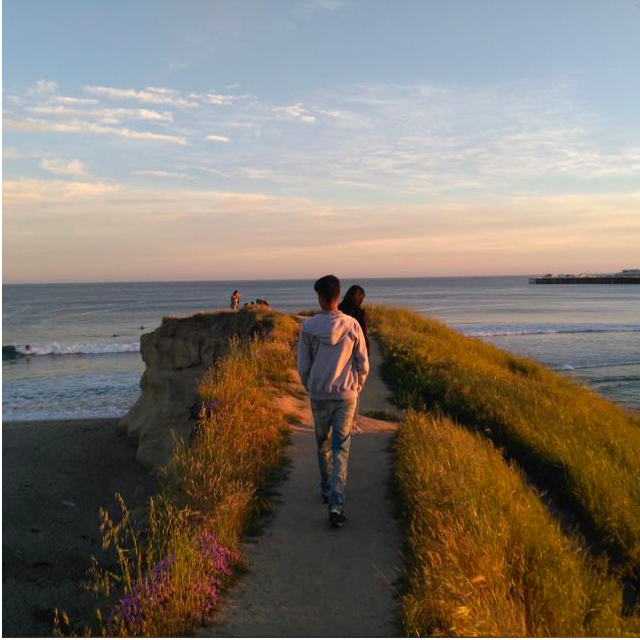
#> input picture pic.png, 640 x 640 px
$ python all_programs.py
#> lines starting #> are read from the running program, lines starting #| are printed output that depends on the picture
from PIL import Image
from math import log10
import numpy as np
import sys

im = Image.open("pic.png").convert("LA")
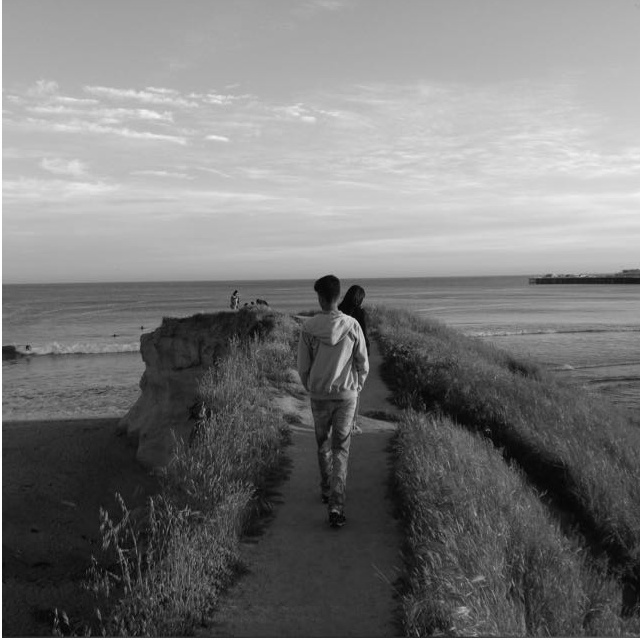
#> im: PIL image 640x640 LA; mean R, G, B, A 121, 121, 121, 255
pixelMap = im.load()

out1 = im.copy()
pixelMap1 = out1.load()

out2 = im.copy()
pixelMap2 = out2.load()

out3 = im.copy()
pixelMap3 = out3.load()

# im.show()
# print(pixelMap[200,200])


# Listing All The pixel Values of the Image
for i in range (im.size[0]):
    for j in range(im.size[1]):
        print("f(" + str(i) + "," + str(j)+") = " + str(pixelMap[i,j][0]))
#> this loop made 640 passes
#> (printed output is left out)


# SPACIAL IMAGE OPERATIONS - SINGLE PIXEL OPERATIONS

# 1. IMG NEGETIVE

for i in range (im.size[0]):
    for j in range(im.size[1]):
        pixelMap1[i,j] = (int(256-1-pixelMap[i,j][0]),pixelMap[i,j][1])
        # print(pixelMap[i,j])
out1.show("Image Negetive")
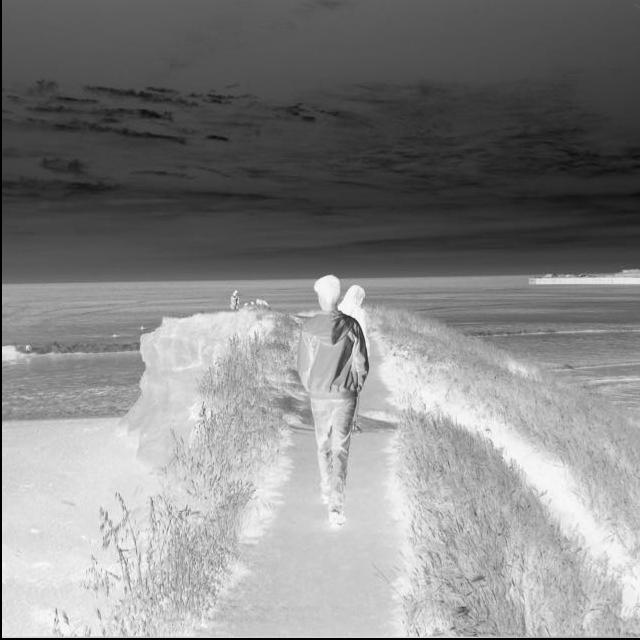
#> shown: PIL image 640x640 LA; mean R, G, B, A 134, 134, 134, 255

# 2. LOG TRANSFORMS

for i in range (im.size[0]):
    for j in range(im.size[1]):
        pixelMap2[i,j] = (int(40*np.log(1 + pixelMap[i,j][0])),pixelMap[i,j][1])
        # print(pixelMap[i,j])
out2.show("Log Transform")
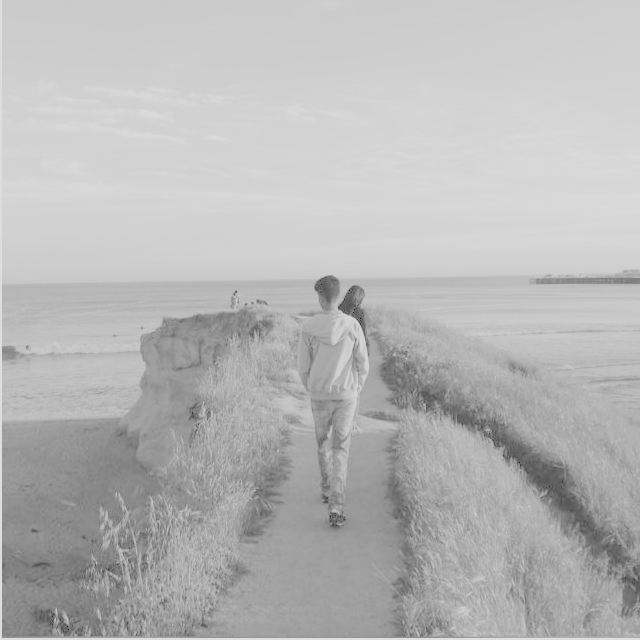
#> shown: PIL image 640x640 LA; mean R, G, B, A 183.3, 183.3, 183.3, 255

# 3. POWER-LAW TRANSFORMATIONS

gamma = 4
c = 1
for i in range (im.size[0]):
    for j in range(im.size[1]):
        pixelMap3[i,j] = (int(c*255*(pixelMap[i,j][0]/255)**(1/gamma)),pixelMap[i,j][1])
out3.show("Power-Law Transform")


out4 = im.copy()
pixelMap4 = out4.load()

# PIECE WISE OPERATIONS
# 1. CONTRAST STRETCHING

r1,s1,r2,s2 = 50,60,150,180
# r1,s1,r2,s2 = 49,1,50,255 (Binary Image (Theresholding Range))


for i in range(im.size[0]):
    for j in range (im.size[1]):
        r = pixelMap[i,j][0]
        pixelMap4[i,j] = (int((r-r1)*(s2-s1)/(r2-r1))+s1,pixelMap[i,j][1])
out4.show("Contrast Stretching")
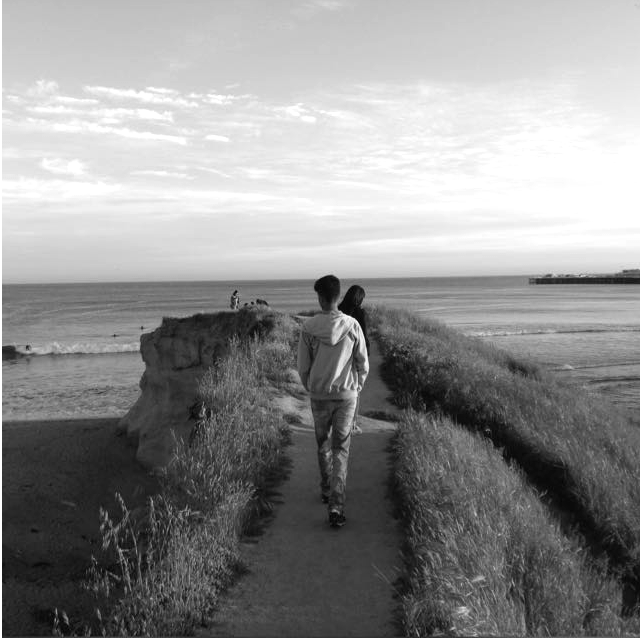
#> shown: PIL image 640x640 LA; mean R, G, B, A 144.4, 144.4, 144.4, 255


out5 = im.copy()
pixelMap5 = out5.load()
# 2. GRAYLEVEL SLICING

with_bg_subsititution = False
A,B = 100,130
S = 170
some_val_bg = 50

for i in range (im.size[0]):
    for j in range(im.size[1]):
        r = pixelMap[i,j][0]
        if (r>=A and r<=B):
            pixelMap5[i,j] = (S,pixelMap[i,j][1])
        elif(with_bg_subsititution):
            pixelMap5[i,j] = (r,pixelMap[i,j][1])
        else:
            pixelMap5[i,j] = (some_val_bg,pixelMap[i,j][1])

im.show()
out5.show("Graylevel Slicing")
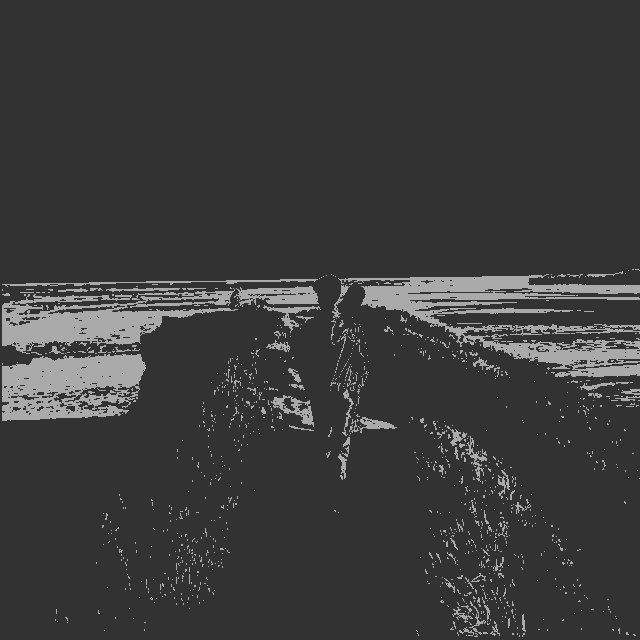
#> shown: PIL image 640x640 LA; mean R, G, B, A 59.8, 59.8, 59.8, 255


out6 = im.copy()
pixelMap6 = out6.load()
# 3. BITPLANE SLICING

bitPlaneNumber = 8
bitPlaneIndex = 8-bitPlaneNumber
bitPlane = np.array([])
multiplication_factor = 2**(bitPlaneNumber-1)
for i in range(im.size[0]):
    for j in range (im.size[1]):
        r = pixelMap[i,j][0]
        bin_r = np.binary_repr(r,width=8)
        # print("r,bin_r:",r,bin_r[bitPlaneNumber])
        pixelMap6[i,j] = (int(bin_r[bitPlaneIndex])*multiplication_factor,pixelMap[i,j][1])


im.show()
out6.show()
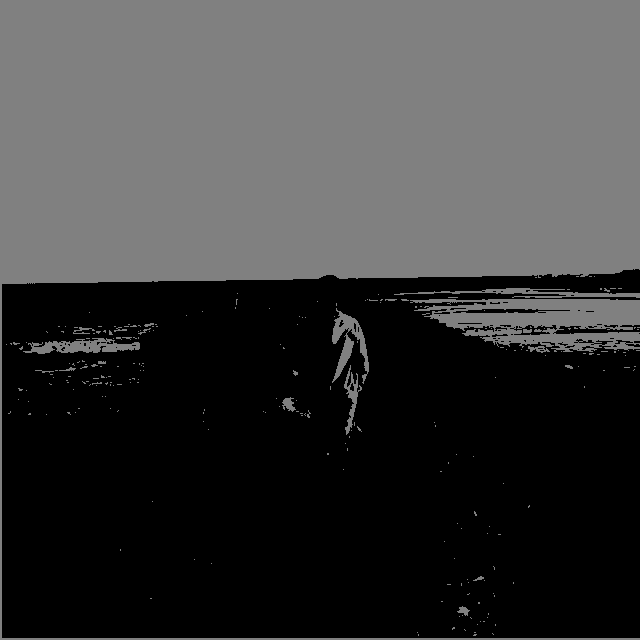
#> shown: PIL image 640x640 LA; mean R, G, B, A 60.1, 60.1, 60.1, 255
